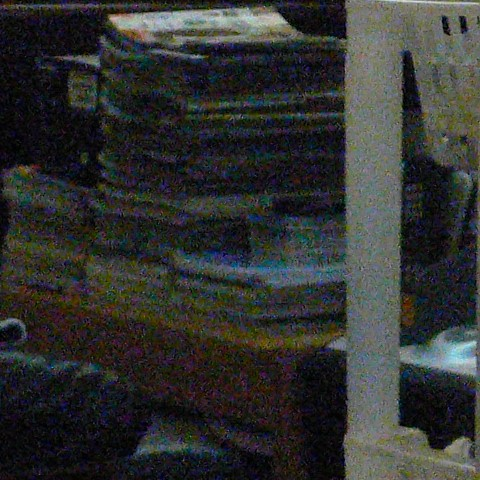
#> input picture data/img_2.png, 480 x 480 px
$ python task5.py
#> lines starting #> are read from the running program, lines starting #| are printed output that depends on the picture; after the words box and inside, x2 and y2 are one past the last pixel; in counts of white or black regions, pixels touching at a corner belong together
import cv2

def automatyczna_maska_roi(image_path):
#> called with image_path = '../data/img_2.png'
    image = cv2.imread(image_path)
#> image is the input picture: shape (480, 480, 3); mean B, G, R 48.6, 50.5, 48.9
    if image is None:
        raise ValueError("Nie znaleziono obrazu pod podaną ścieżką.")

    gray = cv2.cvtColor(image, cv2.COLOR_BGR2GRAY)
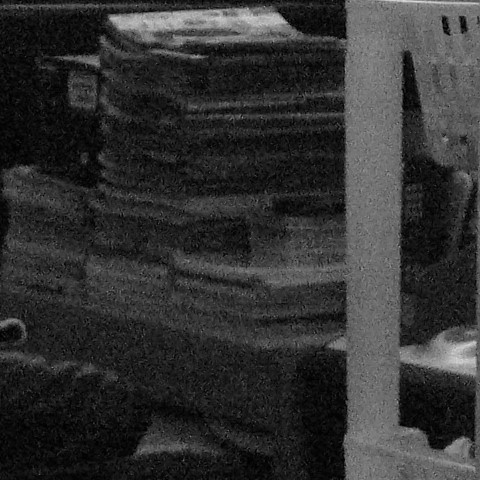
#> gray: shape (480, 480); min 0, max 219, mean 49.8

    blurred = cv2.GaussianBlur(gray, (5, 5), 0)

    binary_mask = cv2.adaptiveThreshold(
        blurred, 255,
        cv2.ADAPTIVE_THRESH_GAUSSIAN_C,
        cv2.THRESH_BINARY_INV,
        blockSize=21,
        C=10
    )
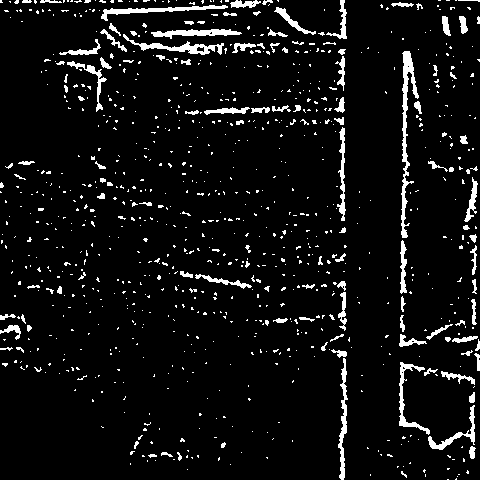
#> binary_mask: shape (480, 480); 6.3% white; 928 white regions (809 under 20 px), largest, box (x1, y1, x2, y2) and area: (401, 51, 419, 238) 969, (101, 5, 228, 21) 544, (123, 34, 224, 55) 541

    roi = cv2.bitwise_and(image, image, mask=binary_mask)
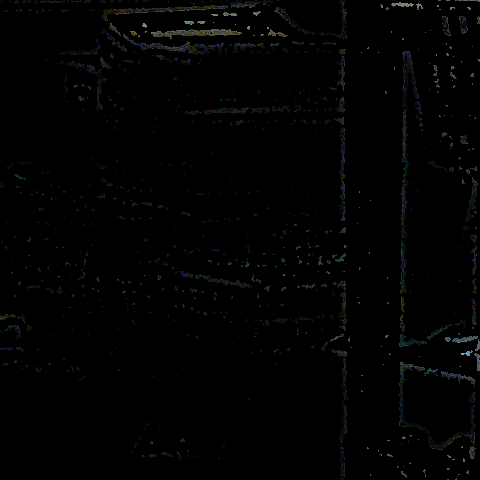
#> roi: shape (480, 480, 3); mean B, G, R 2, 2.1, 1.8

    # Wyświetlenie wyników
    cv2.imshow("Oryginalny", image)
    cv2.imshow("Maska obiektów", binary_mask)
    cv2.imshow("Obiekty (ROI)", roi)
    cv2.waitKey(0)
    cv2.destroyAllWindows()

if __name__ == "__main__":
    automatyczna_maska_roi("../data/img_2.png")
